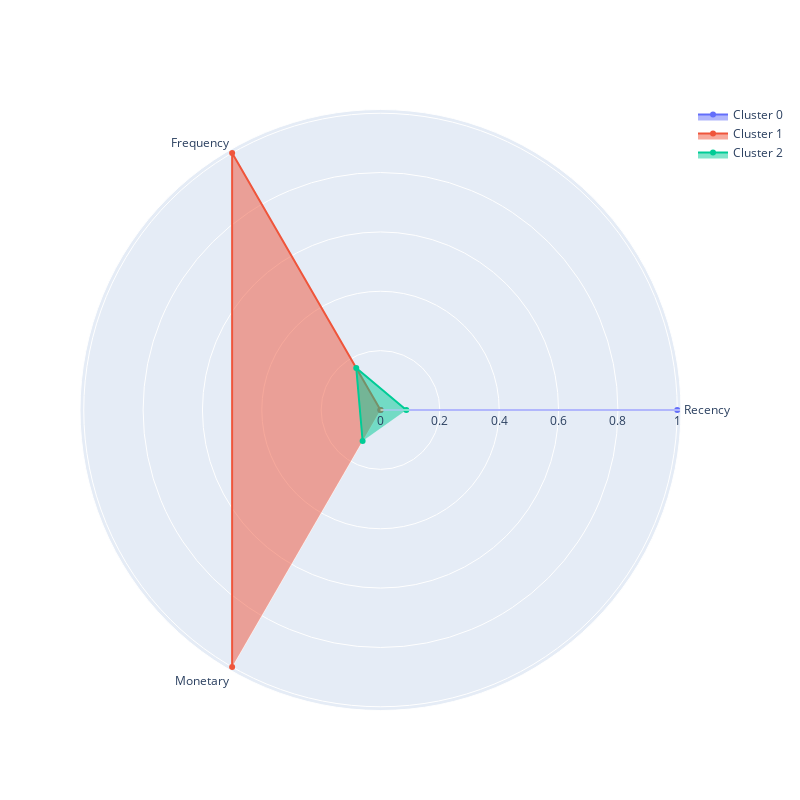

Here is the notebook cell this chart was saved with:
### Markdown cell above
### Задание 5.8

Визуализируйте профили кластеров в виде полярной диаграммы на основе средних RFM-характеристик, вычисленных для каждого кластера. 

Проанализируйте кластеры и на основе анализа сопоставьте номер кластера и его описание.

Описание кластера:
* Кластер соответствует «лояльным» клиентам, которые приносят наибольший доход, совершают покупки чаще всего, а давность их последней покупки наименьшая.
* Кластер соответствует «промежуточным» клиентам, которые являются активными, но покупают не так часто и много, как лояльные клиенты. В то же время эти клиенты не являются «потерянными».
* Кластер соответствует «потерянным» клиентам, которые купили меньше всего товара, и их последняя покупка была совершена очень давно.

### Code cell
plot_cluster_profile(rfm_table_cleaned_group, 3)

### Figure 1 — Plotly figure (JSON) as saved in the notebook; plotly's stock layout.template omitted (floating-point values rounded to 4 significant figures)
{"data": [{"fill": "toself", "name": "Cluster 0", "r": [1, 0, 0], "theta": ["Recency", "Frequency", "Monetary"], "type": "scatterpolar"}, {"fill": "toself", "name": "Cluster 1", "r": [0, 1, 1], "theta": ["Recency", "Frequency", "Monetary"], "type": "scatterpolar"}, {"fill": "toself", "name": "Cluster 2", "r": [0.08702, 0.1634, 0.1205], "theta": ["Recency", "Frequency", "Monetary"], "type": "scatterpolar"}], "layout": {"autosize": false, "height": 800, "showlegend": true, "width": 800}}
